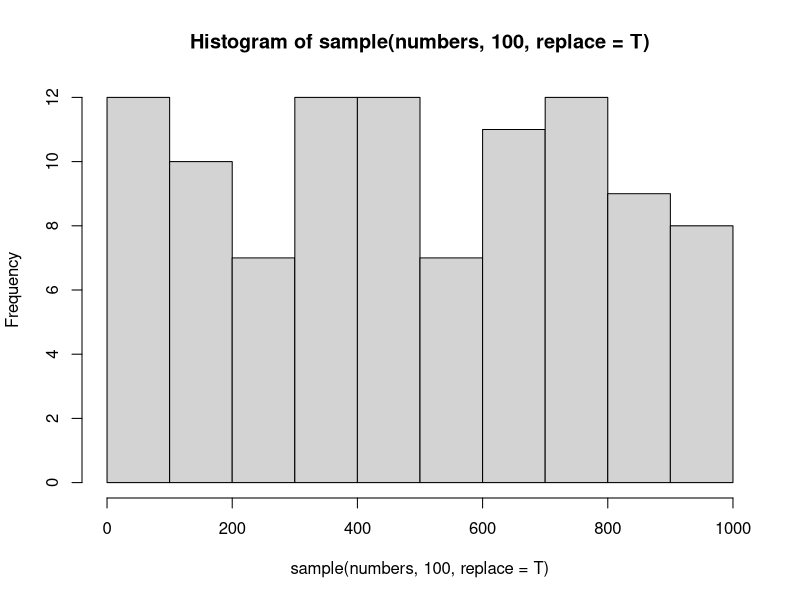

The R script that drew this image:
## ---- chunk 1
#| eval: true
numbers <- 1:1000

# This will print the first 10 elements of the vector numbers
numbers[1:10]

# This will plot a histogram of 100 random elements of the vector numbers
hist(sample(numbers, 100, replace = T))
